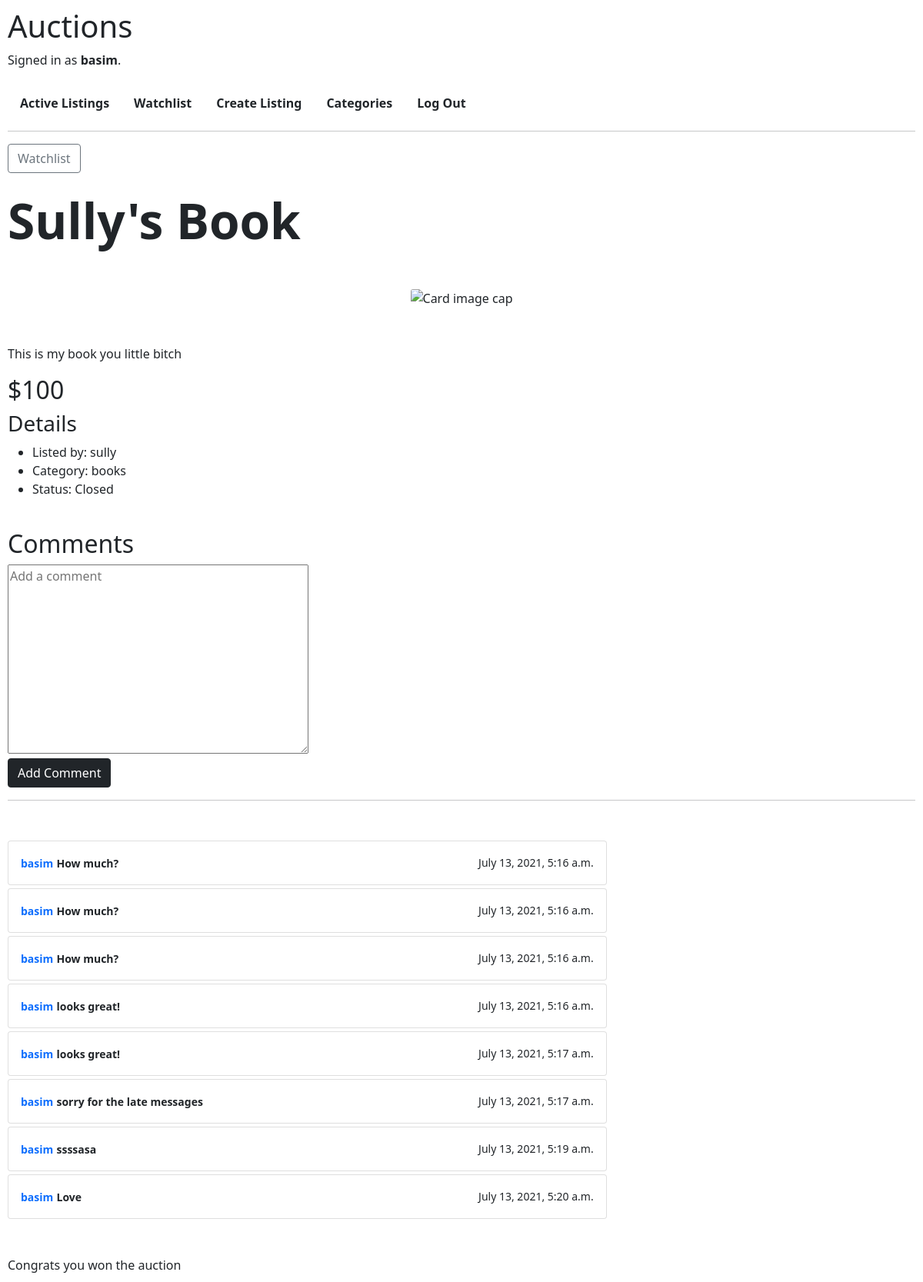
The page /close/3 (signed in) on the database its author committed.
### auctions/models.py (models this page shows)
class User(AbstractUser):
    watchlist = ManyToManyField("ActiveListing", blank=True, related_name="theuser")

class ActiveListing(models.Model):
    title = CharField(max_length=65)
    des = TextField(default="No description")
    date = DateTimeField()
    bid = ForeignKey(Bid, on_delete = PROTECT, related_name="thelisting")
    image = URLField(blank=True)
    category = CharField(max_length=40, blank=True)
    user = ForeignKey(User, related_name="user", blank=False, on_delete=CASCADE)
    status = BooleanField(default=True)
    comments = ManyToManyField(Comment, blank=True, related_name="listing")

class Bid(models.Model):
    amount = IntegerField()
    user = ForeignKey(User, blank=False, on_delete=CASCADE, related_name="thebid")

class Comment(models.Model):
    thecomment = TextField()
    date = DateTimeField()
    user = ForeignKey(User, related_name="uuser", blank=False, on_delete=CASCADE)

### auctions/views.py (the view)
# urls.py: path("close/<int:id>", views.close, name = "close"),
@login_required
def close(request, id):
    thelisting = ActiveListing.objects.get(pk = id)
    if request.user.is_authenticated:
        theUser = request.user
        if thelisting in theUser.watchlist.all():
            print("Already in")
            button = False
        else:
            print("Added")
            button = True
    else:
        button = "no"
    if (thelisting.user == thelisting.bid.user and request.user == thelisting.user):
        thelisting.status = False
        thelisting.save()
        nobid = True
        winner = False
    else:
        thelisting.status = False
        thelisting.save()
        if (request.user == thelisting.bid.user):
            winner = True
        else:
            winner = False
        nobid = False
    return render(request, "auctions/listing.html", {
        "listing": thelisting,
        "bidform": bidForm(),
        "status": thelisting.status,
        "currentuser": request.user,
        "winner": winner,
        "nobid": nobid,
        "button": button,
        "countWL": len(request.user.watchlist.all()),
        "comments": thelisting.comments.all(),
        "commentForm": CommentForm()
    })

### auctions/views.py
class bidForm(forms.Form):
    bid = forms.IntegerField()

class CommentForm(forms.Form):
    comment = forms.CharField(label="",widget=forms.Textarea(attrs={
        'placeholder': 'Add a comment'}))

### auctions/templates/auctions/listing.html (shortened to what this page needs)
{% extends "auctions/layout.html" %}
{% block body %}
    {% if user.is_authenticated %}
        {% if button %}
            <a href="{% url 'watchlist' listing.id %}"class="btn btn-outline-secondary">Watchlist</a>
        {% else %}
            <a  href="{% url 'removeWL' listing.id %}" class="btn btn-outline-secondary">Remove</a>
        {% endif %}
    <br>
    <br>
    {% endif %}
    <h1 class="display-3 font-weight-bold">{{listing.title}}</h1>
    <div class="container my-5 text-center">
    {% if listing.image %}
        <img style = "max-height:450px; width: 80%;" class="card-img-top" src={{listing.image}} alt="Card image cap">
    {% else %}
        <img style = "max-height:450px; width: 80%;" class="card-img-top" src="https://upload.wikimedia.org/wikipedia/commons/1/14/No_Image_Available.jpg" alt="Card image cap">
    {% endif %}
    </div>
    <div>
        <p>{{listing.des}}</p>
        <h2>${{listing.bid.amount}}</h2>
        <h3>Details</h3>
        <ul>
            <li>Listed by: {{listing.user}}</li>
            <li>Category: {{listing.category}}</li>
            {% if listing.status %}
                <li>Status: Open</li>
            {% else %}
                <li>Status: Closed</li>
            {% endif %}
        </ul>
        <br>
        <h2>Comments</h2>
        {% if user.is_authenticated and request.user != listing.user %}
        <form method = "POST" action="{% url 'comment' listing.id %}">
            {{commentForm}}
            <br>
            <input type="submit" value="Add Comment" class="btn btn-dark">
        </form>
        {% endif %}
        <hr>
        <div class="my-5">
            <div class="row d-flex">
                <div class="col-md-8">
                    {% for comment in comments %}
                    <div class="card p-3 mt-1">
                        <div class="d-flex justify-content-between align-items-center">
                            <div class="user d-flex flex-row align-items-center"> <span><small class="font-weight-bold text-primary">{{comment.user}}</small> <small class="font-weight-bold">{{comment.thecomment}}</small></span> </div> <small>{{comment.date}}</small>
                        </div>
                    </div>
                    {% empty %}
                        <h3 class="display-4">No comments yet!</h3>
                    {% endfor %}
                </div>
            </div>
        </div>
        {% if status == False %}
            {% if winner %}
                <div>Congrats you won the auction</div>
            {% elif winner == False and nobid == False %}
                <div>Auction is closed (You did not win)</div>
            {% elif nobid %}
                <div>No one added a bid to this auction</div>
            {% else %}
                <div>Auction Closed!</div>
            {% endif %}
        {% endif %}
    </div>
{% endblock %}

### auctions/templates/auctions/layout.html (shortened to what this page needs)
{% load static %}
<!DOCTYPE html>
<html lang="en">
    <head>
        <link rel="stylesheet" href="https://stackpath.bootstrapcdn.com/bootstrap/4.4.1/css/bootstrap.min.css">
        <link href="{% static 'auctions/styles.css' %}" rel="stylesheet">
        <link href="https://cdn.jsdelivr.net/npm/bootstrap@5.0.2/dist/css/bootstrap.min.css" rel="stylesheet">
    </head>
    <body>
        <h1>Auctions</h1>
        <div>
            {% if user.is_authenticated %}
                Signed in as <strong>{{ user.username }}</strong>.
            {% else %}
                Not signed in.
            {% endif %}
        </div>
        <br>
        <ul class="nav">
            <li class="nav-item">
                <a class="nav-link text-dark font-weight-bold" href="{% url 'index' %}">Active Listings</a>
            </li>
            {% if user.is_authenticated %}
                <li class="nav-item">
                    <a class="nav-link text-dark font-weight-bold" href="{% url 'allwatchlist' %}">Watchlist
                </a>
                </li>
                <li class="nav-item">
                    <a class="nav-link text-dark font-weight-bold" href="{% url 'create' %}">Create Listing</a>
                </li>
                <li class="nav-item">
                    <a class="nav-link text-dark font-weight-bold" href="{% url 'categoryPage' %}">Categories</a>
                </li>
                <li class="nav-item">
                    <a class="nav-link text-dark font-weight-bold" href="{% url 'logout' %}">Log Out</a>
                </li>
            {% endif %}
        </ul>
        <hr>
        {% block body %}
        {% endblock %}
    </body>
</html>

### auctions/static/auctions/styles.css (style rules this page uses)
body { padding: 10px; }

### rows shown on the page
User: username "basim"
ActiveListing: title "Sully's Book", des "This is my book you little bitch", bid.amount "100", user "sully", category "books"
Comment: user "basim", thecomment "How much?", date "July 13, 2021, 5:16 a.m."
Comment: user "basim", thecomment "How much?", date "July 13, 2021, 5:16 a.m."
Comment: user "basim", thecomment "How much?", date "July 13, 2021, 5:16 a.m."
Comment: user "basim", thecomment "looks great!", date "July 13, 2021, 5:16 a.m."
Comment: user "basim", thecomment "looks great!", date "July 13, 2021, 5:17 a.m."
Comment: user "basim", thecomment "sorry for the late messages", date "July 13, 2021, 5:17 a.m."
Comment: user "basim", thecomment "ssssasa", date "July 13, 2021, 5:19 a.m."
Comment: user "basim", thecomment "Love", date "July 13, 2021, 5:20 a.m."
